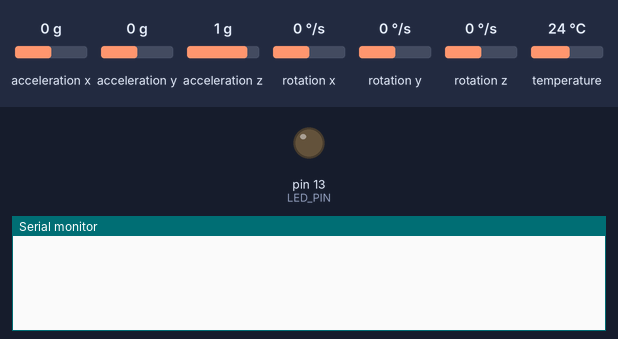
The sketch below on a simulated Arduino Nano, built with avr-gcc and run on an emulated ATmega328P. On the bench: output pins drawn as LEDs (lit = HIGH), the last lines printed to the serial monitor. The test bench sets the inputs (shaded band); at power-on: acceleration x 0 g, acceleration y 0 g, acceleration z 1 g, rotation x 0 °/s, rotation y 0 °/s, rotation z 0 °/s, temperature 24 °C.

Above: at 0.1 s.
1.6 s: acceleration x set to -1.4 g
At 2.5 s:
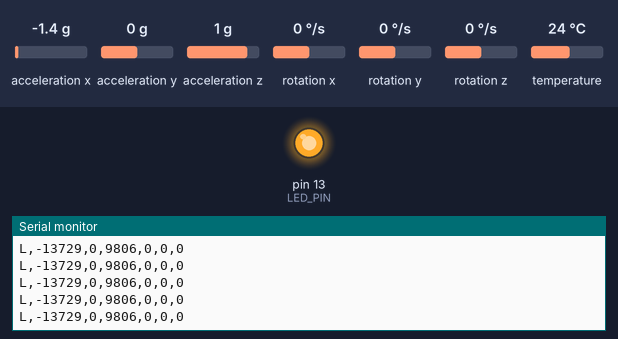
4.6 s: acceleration y set to -1.4 g
At 5.7 s:
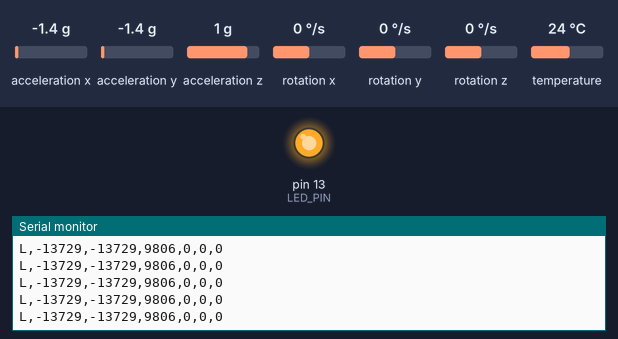
7.6 s: acceleration z set to 0 g
At 8.4 s:
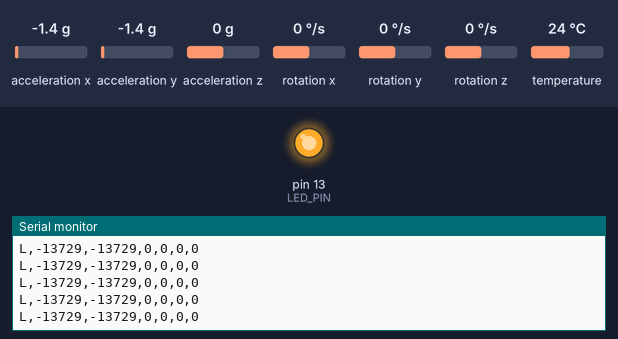

The sketch:

pocketdrumRight.ino
```cpp
// ============================================================
//  nano_left.ino — Baguette GAUCHE (Arduino Nano + MPU6050)
//
//  Protocole : "L,ax,ay,az,gx,gy,gz" @ 200 Hz, 115200 bauds
//    - accel : ±2 g  -> 16384 LSB/g
//    - gyro  : ±250 °/s -> 131 LSB/(°/s)
//    - valeurs brutes int (pas de float, pas de timestamp : le PC horodate)
//    - bannière "L" au boot pour l'identification automatique du port
//
//  Bibliothèques requises (gestionnaire de bibliothèques Arduino) :
//    - "Adafruit MPU6050"  (dépend d'"Adafruit Unified Sensor")
//  Câblage I2C : SDA->A4, SCL->A5, VCC->5V, GND->GND
// ============================================================
#include <Wire.h>
#include <Adafruit_MPU6050.h>
#include <Adafruit_Sensor.h>

#define STICK_SIDE  'L'        // préfixe de chaque trame
#define STICK_NAME  "L"        // bannière d'identification
#define SAMPLE_HZ   200
#define LED_PIN     LED_BUILTIN

Adafruit_MPU6050 mpu;
static const uint32_t PERIOD_US = 1000000UL / SAMPLE_HZ;
static uint32_t nextTick = 0;

void setup() {
  pinMode(LED_PIN, OUTPUT);
  Serial.begin(115200);
  delay(300);                       // laisse l'USB s'énumérer

  Wire.begin();
  Wire.setClock(400000L);           // I2C à 400 kHz

  if (!mpu.begin(0x68)) {
    Serial.println("ERR MPU6050 NOT FOUND - halting");
    while (true) {                  // LED clignotante = erreur d'init
      digitalWrite(LED_PIN, !digitalRead(LED_PIN));
      delay(100);
    }
  }
  mpu.setAccelerometerRange(MPU6050_RANGE_2_G);
  mpu.setGyroRange(MPU6050_RANGE_250_DEG);
  mpu.setFilterBandwidth(MPU6050_BAND_21_HZ);   // filtre passe-bas interne

  Serial.print("HELLO ");
  Serial.println(STICK_NAME);
  Serial.flush();
  nextTick = micros();
  digitalWrite(LED_PIN, HIGH);      // LED fixe = OK
}

void loop() {
  int32_t now = (int32_t)micros();
  if ((int32_t)(now - (int32_t)nextTick) < 0) return;   // pas encore l'heure

  // interruption longue (bug) : on resynchronise au lieu d'empiler du retard
  if ((uint32_t)(now - nextTick) > 10UL * PERIOD_US) {
    nextTick = (uint32_t)now;
  }
sensors_event_t a, g, temp;
mpu.getEvent(&a, &g, &temp);

Serial.print((char)STICK_SIDE);
Serial.print(',');

Serial.print((int)(a.acceleration.x * 1000));
Serial.print(',');

Serial.print((int)(a.acceleration.y * 1000));
Serial.print(',');

Serial.print((int)(a.acceleration.z * 1000));
Serial.print(',');

Serial.print((int)(g.gyro.x * 1000));
Serial.print(',');

Serial.print((int)(g.gyro.y * 1000));
Serial.print(',');

Serial.println((int)(g.gyro.z * 1000));

  nextTick += PERIOD_US;
}
```

Measured:
- after the input at 1.6 s, the serial monitor: prints a new line at once (image 1)
- after the input at 4.6 s, the serial monitor: prints a new line at once (image 2)
- after the input at 7.6 s, the serial monitor: prints a new line at once (image 3)
